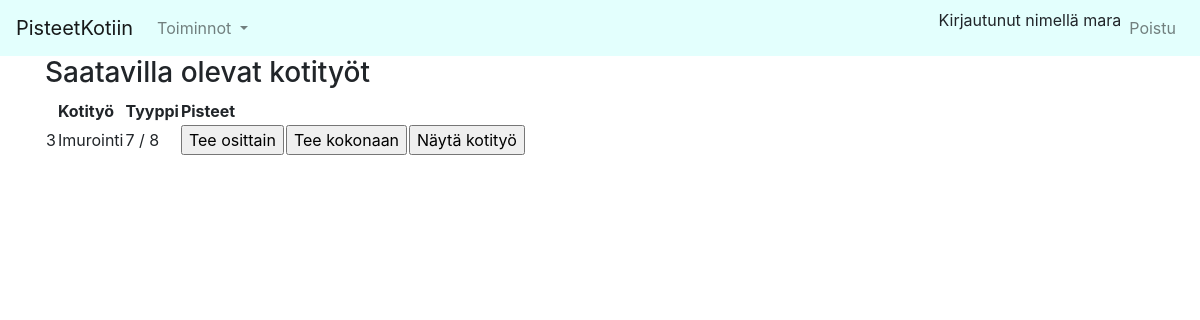
/chores/ (signed in), run on the app's committed database.
### application/auth/models.py (models this page shows, shortened)
class User(Base):
    __tablename__ = "account"
    name = db.Column(db.String(144), nullable=False)
    username = db.Column(db.String(144), nullable=False)
    password = db.Column(db.String(144), nullable=False)
    points= db.Column(db.Integer, nullable=False)
    household= db.Column(db.Integer, db.ForeignKey('household.id'),nullable=False)
    nameIndex= db.Index("name_index", name)

### application/chores/models.py (models this page shows, shortened)
class AvailableChore(Base):
    __tablename__ = "chore"
    householdid = db.Column(db.Integer, db.ForeignKey('household.id'), nullable=False)
    points = db.Column(db.Integer, nullable=False)
    maxpoints = db.Column(db.Integer, nullable=False)
    choretype= db.Column(db.Integer, db.ForeignKey('choretype.id'), nullable= False)
    message= db.Column(db.String(144), nullable= True)
    type_index=db.Index("type_index", choretype)
    @staticmethod
    def list_chores(household):
        stmt = text("SELECT chore.id, chore.points, chore.maxpoints, choretype.name "
                    "FROM chore INNER JOIN choretype ON chore.choretype=choretype.id "
                    " WHERE chore.householdid= " + str(household) +" AND chore.points>0;")
        res = db.engine.execute(stmt)
        response = []
        for row in res:
            response.append({"id":row[0], "points":row[1], "maxpoints": row[2], "choretype": row[3]})
        return response

### application/choretype/models.py (models this page shows, shortened)
class Choretype(Base):
    name= db.Column(db.String(144), nullable=False)

### application/chores/views.py (the view)
@app.route("/chores/", methods=["GET"])
@login_required(role="ANY")
def chore_index():
    return render_template("/chores/list.html", chores = AvailableChore.list_chores(current_user.household))

### application/__init__.py (called while the page is built)
def login_required(role="ANY"):
    def wrapper(fn):
        @wraps(fn)
        def decorated_view(*args, **kwargs):
            if not current_user.is_authenticated:
                return login_manager.unauthorized()
            unauthorized = False
            if role != "ANY":
                unauthorized = True
                for user_role in current_user.roles():
                    if user_role == role:
                        unauthorized = False
                        break
            if unauthorized:
                return login_manager.unauthorized()
            return fn(*args, **kwargs)
        return decorated_view
    return wrapper

@login_manager.user_loader
def load_user(user_id):
    return User.query.get(user_id)

### application/templates/chores/list.html
{% extends "layout.html" %}
{% block body %}
  <H3>Saatavilla olevat kotityöt</H3>
  <table>
    <tr>
      <th></th>
      <th>Kotityö</th>
      <th>Tyyppi</th>
      <th>Pisteet</th>
    </tr>
    {% for chore in chores %}
    <tr>
      <td>{{ chore.id }}</td>
      <td>{{ chore.choretype }}</td>
      <td>{{ chore.points }} / {{ chore.maxpoints }}</td>
      <td>
	       <form method="POST" action="{{ url_for('do_chore', chore_id=chore.id, fully=0) }}">
	         <input type="submit" value="Tee osittain"/>
	       </form>
      </td>
      <td>
         <form method="POST" action="{{ url_for('do_chore', chore_id=chore.id, fully=1) }}">
           <input type="submit" value="Tee kokonaan"/>
         </form>
      </td>
      <td>
        <form method="GET" action="{{ url_for('show_chore', chore_id=chore.id) }}">
          <input type="submit" value="Näytä kotityö"/>
        </form>
     </td>
     <td> {{ chore.message }}</td>
    </tr>
    {% endfor %}
  </table>
{% endblock %}

### application/templates/layout.html (shortened to what this page needs)
  <!DOCTYPE html>
  <html>
    <head>
      <link rel="stylesheet" href="https://maxcdn.bootstrapcdn.com/bootstrap/4.0.0/css/bootstrap.min.css">
    </head>
    <body>
            <nav class="navbar navbar-expand-lg navbar-light bg-orange" style="background-color: #e3fffd;">
                    <a class="navbar-brand" href="/">PisteetKotiin</a>
                    <div class="collapse navbar-collapse" id="navbarCollapse">
                        <ul class="navbar-nav mr-auto">
                            <li class="nav-item dropdown" aria-labelledby="navbarDropdown">
                                <a class="nav-link dropdown-toggle" href="#" id="navbarDropdown" role="button" data-toggle="dropdown" aria-haspopup="true" aria-expanded="false">
                                    Toiminnot
                                </a>
                            </li>
                        </ul>
                  <div class="form-inline mt-2 mt-md-0">
                    <ul class="navbar-nav">
                        {% if current_user.is_authenticated %}
                        <li class="nav-item">Kirjautunut nimellä {{ current_user.name }} </li>
                        <li class="nav-item">
                            <a class="nav-link" href="{{ url_for('auth_logout') }}"> Poistu</a></li>
                        {% endif %}
                    </ul>
                </div>
                </div>
          </nav>
      <main role="main" class="container">
        {% block body %}{% endblock %}
      </main>
    </body>
  </html>

### data on the page
User: name "mara"
AvailableChore: id "3", choretype "Imurointi", points "7", maxpoints "8"
